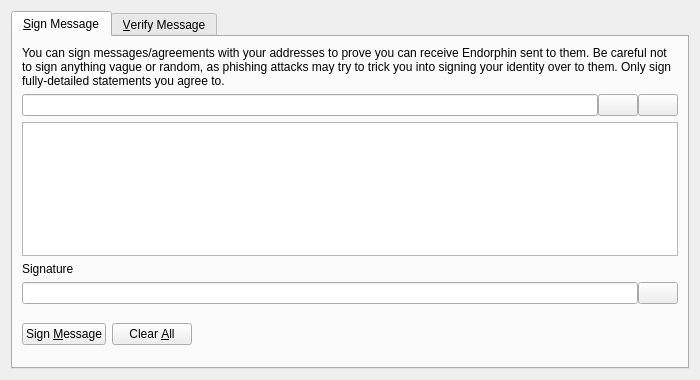
<?xml version="1.0" encoding="UTF-8"?>
<ui version="4.0">
 <class>SignVerifyMessageDialog</class>
 <widget class="QDialog" name="SignVerifyMessageDialog">
  <property name="geometry">
   <rect>
    <x>0</x>
    <y>0</y>
    <width>700</width>
    <height>380</height>
   </rect>
  </property>
  <property name="windowTitle">
   <string>Signatures - Sign / Verify a Message</string>
  </property>
  <property name="modal">
   <bool>true</bool>
  </property>
  <layout class="QVBoxLayout" name="verticalLayout">
   <item>
    <widget class="QTabWidget" name="tabWidget">
     <property name="currentIndex">
      <number>0</number>
     </property>
     <widget class="QWidget" name="tabSignMessage">
      <attribute name="title">
       <string>&amp;Sign Message</string>
      </attribute>
      <layout class="QVBoxLayout" name="verticalLayout_SM">
       <item>
        <widget class="QLabel" name="infoLabel_SM">
         <property name="text">
          <string>You can sign messages/agreements with your addresses to prove you can receive Endorphin sent to them. Be careful not to sign anything vague or random, as phishing attacks may try to trick you into signing your identity over to them. Only sign fully-detailed statements you agree to.</string>
         </property>
         <property name="textFormat">
          <enum>Qt::PlainText</enum>
         </property>
         <property name="wordWrap">
          <bool>true</bool>
         </property>
        </widget>
       </item>
       <item>
        <layout class="QHBoxLayout" name="horizontalLayout_1_SM">
         <property name="spacing">
          <number>0</number>
         </property>
         <item>
          <widget class="QValidatedLineEdit" name="addressIn_SM">
           <property name="toolTip">
            <string>The Endorphin address to sign the message with</string>
           </property>
          </widget>
         </item>
         <item>
          <widget class="QPushButton" name="addressBookButton_SM">
           <property name="toolTip">
            <string>Choose previously used address</string>
           </property>
           <property name="text">
            <string/>
           </property>
           <property name="shortcut">
            <string>Alt+A</string>
           </property>
           <property name="autoDefault">
            <bool>false</bool>
           </property>
          </widget>
         </item>
         <item>
          <widget class="QPushButton" name="pasteButton_SM">
           <property name="toolTip">
            <string>Paste address from clipboard</string>
           </property>
           <property name="text">
            <string/>
           </property>
           <property name="shortcut">
            <string>Alt+P</string>
           </property>
           <property name="autoDefault">
            <bool>false</bool>
           </property>
          </widget>
         </item>
        </layout>
       </item>
       <item>
        <widget class="QPlainTextEdit" name="messageIn_SM">
         <property name="toolTip">
          <string>Enter the message you want to sign here</string>
         </property>
        </widget>
       </item>
       <item>
        <widget class="QLabel" name="signatureLabel_SM">
         <property name="text">
          <string>Signature</string>
         </property>
         <property name="textFormat">
          <enum>Qt::PlainText</enum>
         </property>
        </widget>
       </item>
       <item>
        <layout class="QHBoxLayout" name="horizontalLayout_2_SM">
         <property name="spacing">
          <number>0</number>
         </property>
         <item>
          <widget class="QLineEdit" name="signatureOut_SM">
           <property name="font">
            <font>
             <italic>true</italic>
            </font>
           </property>
           <property name="readOnly">
            <bool>true</bool>
           </property>
          </widget>
         </item>
         <item>
          <widget class="QPushButton" name="copySignatureButton_SM">
           <property name="toolTip">
            <string>Copy the current signature to the system clipboard</string>
           </property>
           <property name="text">
            <string/>
           </property>
           <property name="autoDefault">
            <bool>false</bool>
           </property>
          </widget>
         </item>
        </layout>
       </item>
       <item>
        <layout class="QHBoxLayout" name="horizontalLayout_3_SM">
         <item>
          <widget class="QPushButton" name="signMessageButton_SM">
           <property name="toolTip">
            <string>Sign the message to prove you own this Endorphin address</string>
           </property>
           <property name="text">
            <string>Sign &amp;Message</string>
           </property>
           <property name="autoDefault">
            <bool>false</bool>
           </property>
          </widget>
         </item>
         <item>
          <widget class="QPushButton" name="clearButton_SM">
           <property name="toolTip">
            <string>Reset all sign message fields</string>
           </property>
           <property name="text">
            <string>Clear &amp;All</string>
           </property>
           <property name="autoDefault">
            <bool>false</bool>
           </property>
          </widget>
         </item>
         <item>
          <spacer name="horizontalSpacer_1_SM">
           <property name="orientation">
            <enum>Qt::Horizontal</enum>
           </property>
           <property name="sizeHint" stdset="0">
            <size>
             <width>40</width>
             <height>48</height>
            </size>
           </property>
          </spacer>
         </item>
         <item>
          <widget class="QLabel" name="statusLabel_SM">
           <property name="font">
            <font>
             <weight>75</weight>
             <bold>true</bold>
            </font>
           </property>
           <property name="text">
            <string/>
           </property>
           <property name="wordWrap">
            <bool>true</bool>
           </property>
          </widget>
         </item>
         <item>
          <spacer name="horizontalSpacer_2_SM">
           <property name="orientation">
            <enum>Qt::Horizontal</enum>
           </property>
           <property name="sizeHint" stdset="0">
            <size>
             <width>40</width>
             <height>48</height>
            </size>
           </property>
          </spacer>
         </item>
        </layout>
       </item>
      </layout>
     </widget>
     <widget class="QWidget" name="tabVerifyMessage">
      <attribute name="title">
       <string>&amp;Verify Message</string>
      </attribute>
      <layout class="QVBoxLayout" name="verticalLayout_VM">
       <item>
        <widget class="QLabel" name="infoLabel_VM">
         <property name="text">
          <string>Enter the receiver's address, message (ensure you copy line breaks, spaces, tabs, etc. exactly) and signature below to verify the message. Be careful not to read more into the signature than what is in the signed message itself, to avoid being tricked by a man-in-the-middle attack. Note that this only proves the signing party receives with the address, it cannot prove sendership of any transaction!</string>
         </property>
         <property name="textFormat">
          <enum>Qt::PlainText</enum>
         </property>
         <property name="alignment">
          <set>Qt::AlignLeading|Qt::AlignLeft|Qt::AlignTop</set>
         </property>
         <property name="wordWrap">
          <bool>true</bool>
         </property>
        </widget>
       </item>
       <item>
        <layout class="QHBoxLayout" name="horizontalLayout_1_VM">
         <property name="spacing">
          <number>0</number>
         </property>
         <item>
          <widget class="QValidatedLineEdit" name="addressIn_VM">
           <property name="toolTip">
            <string>The Endorphin address the message was signed with</string>
           </property>
          </widget>
         </item>
         <item>
          <widget class="QPushButton" name="addressBookButton_VM">
           <property name="toolTip">
            <string>Choose previously used address</string>
           </property>
           <property name="text">
            <string/>
           </property>
           <property name="shortcut">
            <string>Alt+A</string>
           </property>
           <property name="autoDefault">
            <bool>false</bool>
           </property>
          </widget>
         </item>
        </layout>
       </item>
       <item>
        <widget class="QPlainTextEdit" name="messageIn_VM"/>
       </item>
       <item>
        <widget class="QValidatedLineEdit" name="signatureIn_VM"/>
       </item>
       <item>
        <layout class="QHBoxLayout" name="horizontalLayout_2_VM">
         <item>
          <widget class="QPushButton" name="verifyMessageButton_VM">
           <property name="toolTip">
            <string>Verify the message to ensure it was signed with the specified Endorphin address</string>
           </property>
           <property name="text">
            <string>Verify &amp;Message</string>
           </property>
           <property name="autoDefault">
            <bool>false</bool>
           </property>
          </widget>
         </item>
         <item>
          <widget class="QPushButton" name="clearButton_VM">
           <property name="toolTip">
            <string>Reset all verify message fields</string>
           </property>
           <property name="text">
            <string>Clear &amp;All</string>
           </property>
           <property name="autoDefault">
            <bool>false</bool>
           </property>
          </widget>
         </item>
         <item>
          <spacer name="horizontalSpacer_1_VM">
           <property name="orientation">
            <enum>Qt::Horizontal</enum>
           </property>
           <property name="sizeHint" stdset="0">
            <size>
             <width>40</width>
             <height>48</height>
            </size>
           </property>
          </spacer>
         </item>
         <item>
          <widget class="QLabel" name="statusLabel_VM">
           <property name="font">
            <font>
             <weight>75</weight>
             <bold>true</bold>
            </font>
           </property>
           <property name="text">
            <string/>
           </property>
           <property name="wordWrap">
            <bool>true</bool>
           </property>
          </widget>
         </item>
         <item>
          <spacer name="horizontalSpacer_2_VM">
           <property name="orientation">
            <enum>Qt::Horizontal</enum>
           </property>
           <property name="sizeHint" stdset="0">
            <size>
             <width>40</width>
             <height>48</height>
            </size>
           </property>
          </spacer>
         </item>
        </layout>
       </item>
      </layout>
     </widget>
    </widget>
   </item>
  </layout>
 </widget>
 <customwidgets>
  <customwidget>
   <class>QValidatedLineEdit</class>
   <extends>QLineEdit</extends>
   <header>qvalidatedlineedit.h</header>
  </customwidget>
 </customwidgets>
 <resources>
  <include location="../endorphin.qrc"/>
 </resources>
 <connections/>
</ui>
